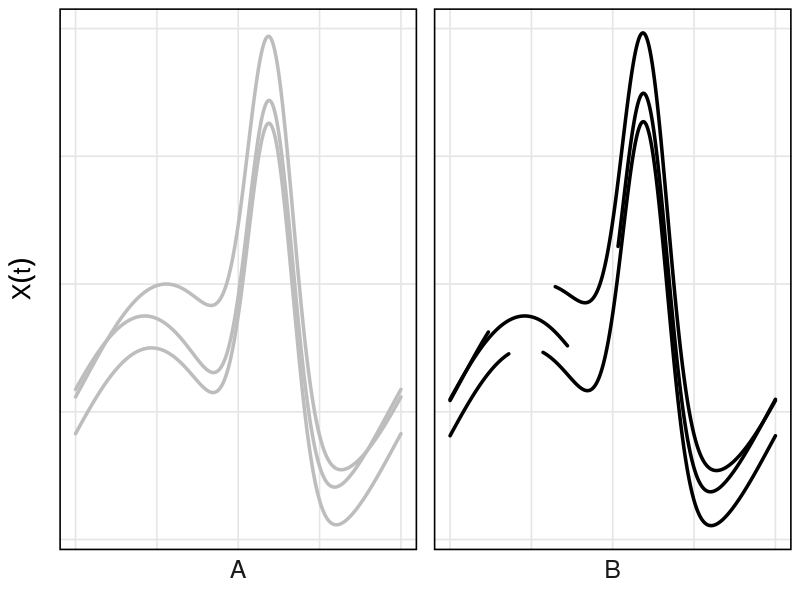
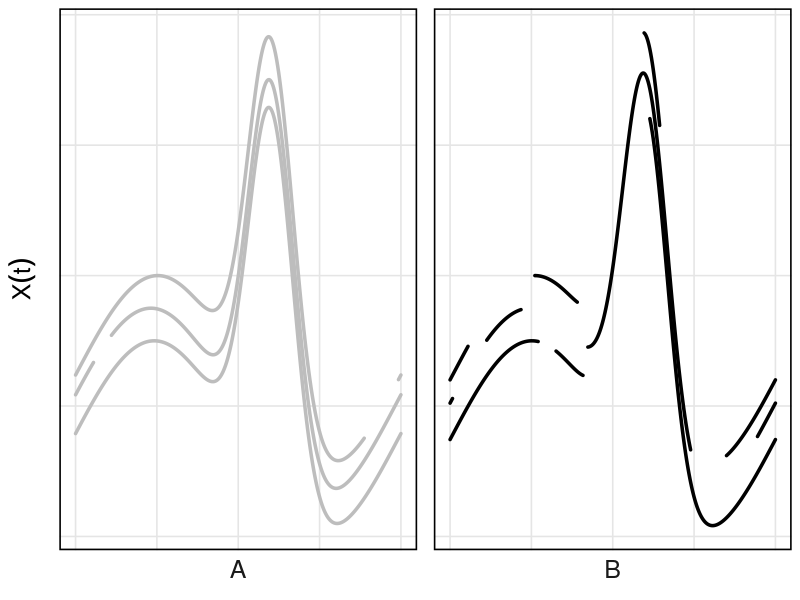
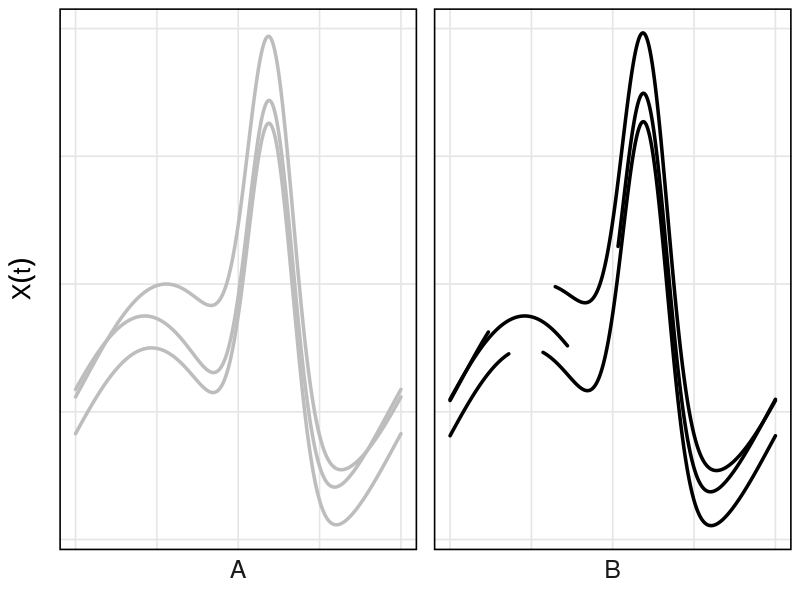
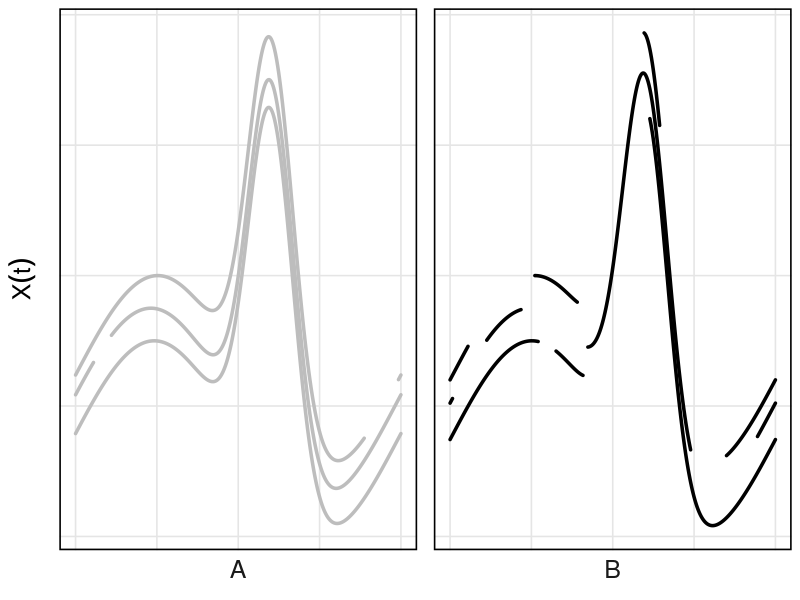

These figures' R source, in order:
# --- Setup ---------------------------------------------------------------
library(ggplot2)

set.seed(42)
t <- seq(0, 1, length.out = 400)

# Glatte Grundfunktion X(t)
shape <- function(t, phase = 0, amp = 1, offset = 0) {
  amp * (0.6 * exp(-((t - 0.6)^2) / (2 * 0.07^2)) + 0.15 * sin(2 * pi * (t + phase))) + offset
}

# Zufällige Missing-Intervals in ~0.2-Stücken erzeugen
mask_random_chunks <- function(t, observed_prop, chunk_prop = 0.2) {
  n <- length(t)
  miss <- max(0, 1 - observed_prop)
  if (miss <= 0) return(rep(TRUE, n))
  
  K <- floor(miss / chunk_prop)
  leftover <- miss - K * chunk_prop
  lengths <- c(rep(chunk_prop, K), if (leftover > 1e-6) leftover else numeric(0))
  
  observed <- rep(TRUE, n)
  taken <- matrix(0, nrow = 0, ncol = 2)
  
  for (L in lengths) {
    len_idx <- max(1, round(L * (n - 1)))
    tries <- 0
    placed <- FALSE
    while (!placed && tries < 2000) {
      s_idx <- sample.int(n - len_idx, 1)
      e_idx <- s_idx + len_idx
      # Check Overlap
      if (nrow(taken) == 0 ||
          all(e_idx < taken[,1] | s_idx > taken[,2])) {
        observed[s_idx:e_idx] <- FALSE
        taken <- rbind(taken, c(s_idx, e_idx))
        placed <- TRUE
      }
      tries <- tries + 1
    }
  }
  observed
}

gen_curve <- function(coverage, id, panel, phase = 0, amp = 1, offset = 0) {
  x <- shape(t, phase, amp, offset)
  obs_mask <- mask_random_chunks(t, observed_prop = coverage, chunk_prop = 0.2)
  x[!obs_mask] <- NA
  data.frame(t = t, x = x, id = id, panel = panel)
}

# Kleine Variation zwischen Kurven
jit <- function(v, s = 0.02) v + runif(1, -s, s)

# Gemeinsames Theme: größere Labels, Kasten pro Panel, keine Tick-Werte
base_theme <- theme_minimal(base_size = 12) +
  theme(
    strip.text = element_text(size = 18), 
    panel.spacing.x = unit(12, "pt"),
    panel.grid.minor = element_blank(),
    panel.grid.major = element_line(color = "grey90"),
    panel.background = element_blank(),
    panel.border = element_rect(color = "black", fill = NA, linewidth = 1.1),
    axis.text = element_blank(),                          
    axis.title.x = element_blank(),
    axis.title.y = element_text(size = 18,                
                                margin = margin(r = 10))
  )


# --- Example 1: complete (A) vs incomplete (B) --------------------------
A_cov1 <- c(1.00, 1.00, 1.00)
B_cov1 <- c(0.90, 0.85, 0.80)

df_ex1 <- rbind(
  gen_curve(A_cov1[1], "A1", "A", phase = jit(0.00), offset = -0.05),
  gen_curve(A_cov1[2], "A2", "A", phase = jit(0.02), offset =  0.00),
  gen_curve(A_cov1[3], "A3", "A", phase = jit(-0.02), offset =  0.05),
  gen_curve(B_cov1[1], "B1", "B", phase = jit(0.00), offset = -0.05),
  gen_curve(B_cov1[2], "B2", "B", phase = jit(0.02), offset =  0.00),
  gen_curve(B_cov1[3], "B3", "B", phase = jit(-0.02), offset =  0.05)
)

p_ex1 <- ggplot(df_ex1, aes(t, x, group = id, color = panel)) +
  geom_line(linewidth = 1.2, lineend = "round", na.rm = TRUE) +
  scale_color_manual(values = c(A = "#bdbdbd", B = "#000000"), guide = "none") +
  facet_wrap(~panel, nrow = 1, strip.position = "bottom") +
  labs(y = expression(X(t))) +   
  base_theme

print(p_ex1)


# --- Example 2: threshold delta = 0.9 -----------------------------------
delta <- 0.9
A_cov2 <- c(1.00, 0.95, 0.90)  # >= delta
B_cov2 <- c(0.75, 0.50, 0.40)  # < delta

df_ex2 <- rbind(
  gen_curve(A_cov2[1], "A1", "A", phase = jit(0.00), offset = -0.05),
  gen_curve(A_cov2[2], "A2", "A", phase = jit(0.02), offset =  0.00),
  gen_curve(A_cov2[3], "A3", "A", phase = jit(-0.02), offset =  0.05),
  gen_curve(B_cov2[1], "B1", "B", phase = jit(0.00), offset = -0.05),
  gen_curve(B_cov2[2], "B2", "B", phase = jit(0.02), offset =  0.00),
  gen_curve(B_cov2[3], "B3", "B", phase = jit(-0.02), offset =  0.05)
)

p_ex2 <- ggplot(df_ex2, aes(t, x, group = id, color = panel)) +
  geom_line(linewidth = 1.2, lineend = "round", na.rm = TRUE) +
  scale_color_manual(values = c(A = "#bdbdbd", B = "#000000"), guide = "none") +
  facet_wrap(~panel, nrow = 1, strip.position = "bottom") +
  labs(y = expression(X(t))) +   
  base_theme

print(p_ex2)


# Plot 1 speichern
ggsave("example1.png", plot = p_ex1, width = 8, height = 4, dpi = 300)

# Plot 2 speichern
ggsave("example2.png", plot = p_ex2, width = 8, height = 4, dpi = 300)
